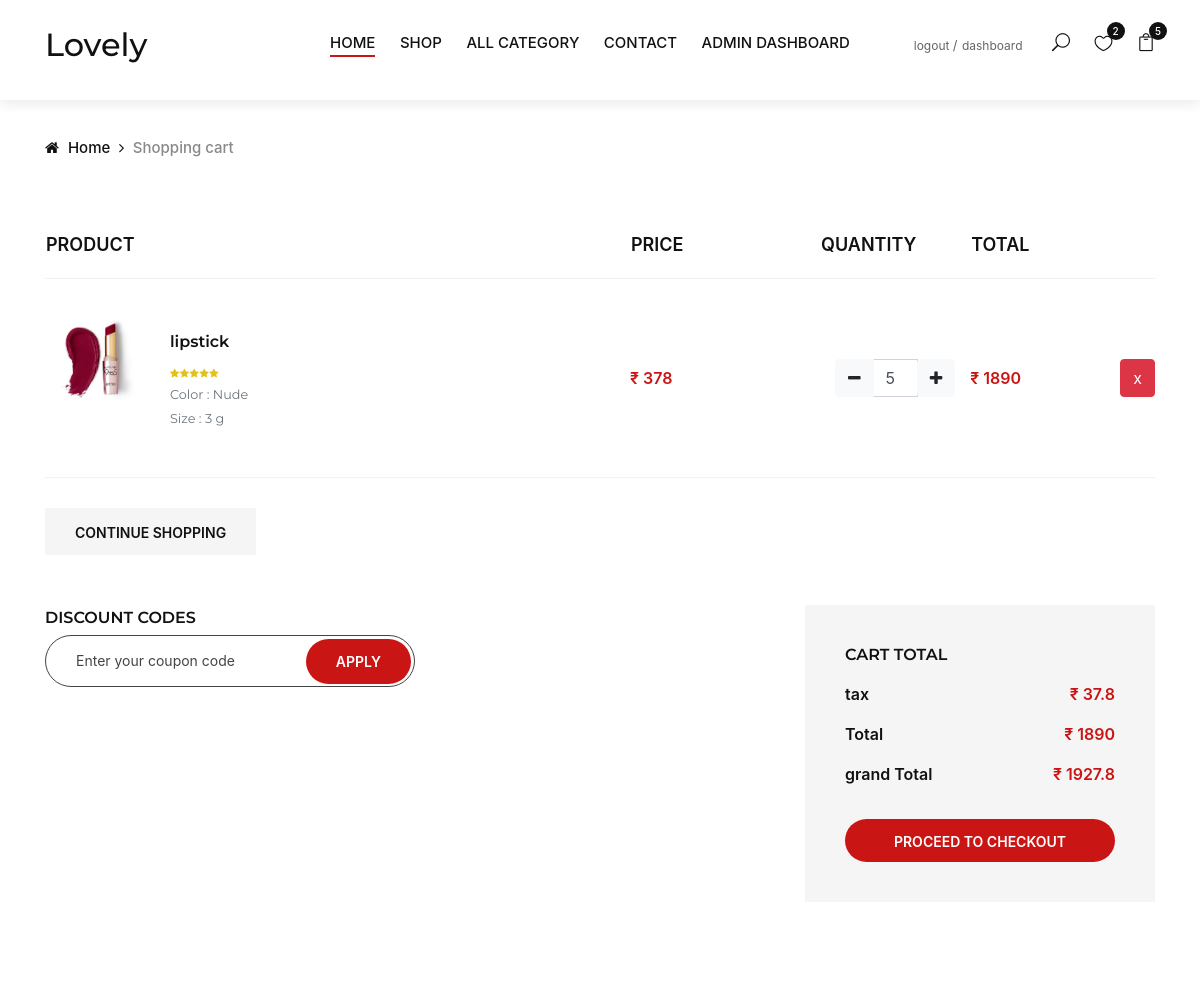
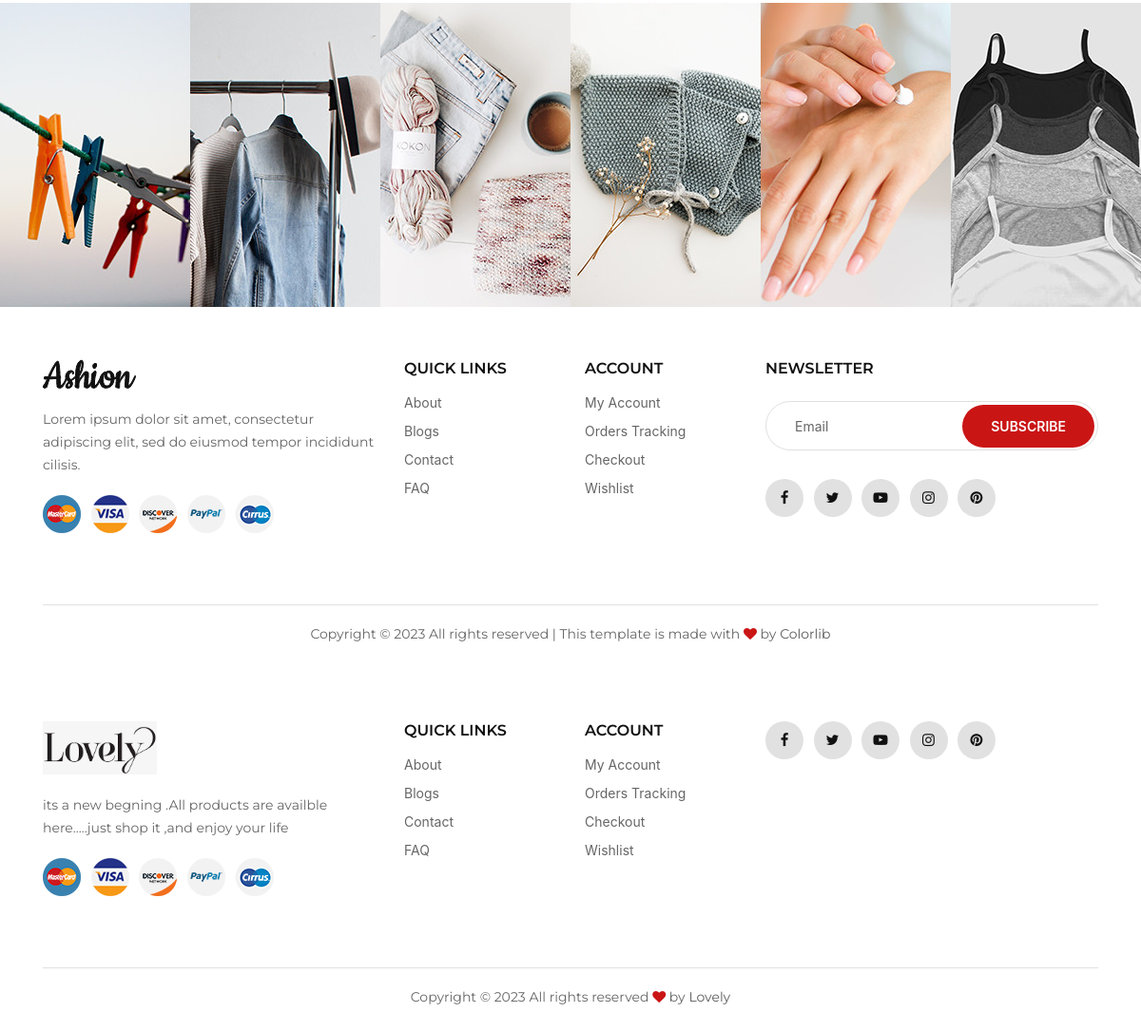
The app's page /carts/ (signed in) with its own data (2 pictures, top to bottom).
### carts/models.py (models this page shows, shortened)
class CartItem(models.Model):
    user = models.ForeignKey(User, on_delete=models.CASCADE,null=True)
    product = models.ForeignKey(Product, on_delete=models.CASCADE)
    variations = models.ManyToManyField(Variation, blank=True)
    cart    = models.ForeignKey(Cart, on_delete=models.CASCADE,null=True)
    quantity = models.IntegerField()
    is_active = models.BooleanField(default=True)
    def sub_total(self):
        return self.product.price * self.quantity

### store/models.py (models this page shows, shortened)
class Product(models.Model):
    product_name    = models.CharField(max_length=200, unique=True)
    slug            = models.SlugField(max_length=200, unique=True)
    description     = models.TextField(max_length=500, blank=True)
    price           = models.IntegerField()
    images          = models.ImageField(upload_to='photos/products')
    stock           = models.IntegerField()
    is_available    = models.BooleanField(default=True)
    category        = models.ForeignKey(Category, on_delete=models.CASCADE)
    created_date    = models.DateTimeField(auto_now_add=True)
    modified_date   = models.DateTimeField(auto_now=True)
    is_featured     = models.BooleanField(default=False)
    hot_trend       = models.BooleanField(default=False)
    def get_url(self):
          return reverse('product_detail', args=[self.category.slug, self.slug])

class Variation(models.Model):
    product = models.ForeignKey(Product, on_delete=models.CASCADE)
    variation_category = models.CharField(max_length=100, choices=variation_category_choice)
    variation_value     = models.CharField(max_length=100)
    is_active           = models.BooleanField(default=True)
    created_date        = models.DateTimeField(auto_now=True)
    objects = VariationManager()

### carts/views.py (the view)
# urls.py: path('',views.cart,name='cart'),
def cart(request,total=0, quantity=0, cart_items=None):
    try:
        tax=0
        grand_total=0
        if request.user.is_authenticated:
            cart_items = CartItem.objects.filter(user = request.user, is_active = True)
        else:
            cart = Cart.objects.get(cart_id=_cart_id(request))
            cart_items = CartItem.objects.filter(cart=cart, is_active=True)
        for cart_item in cart_items:
            total += (cart_item.product.price * cart_item.quantity)
            quantity += cart_item.quantity
        tax = (2 * total)/100
        grand_total = total + tax
    except ObjectDoesNotExist:
        pass #just ignore
    context = {
        'total': total,
        'quantity': quantity,
        'cart_items': cart_items,
        'tax'       : tax,
        'grand_total': grand_total,
    }
    return render(request,'store/cart.html',context)

### carts/context_processors.py (called while the page is built)
def counter(request):
    cart_count = 0
    if 'admin' in request.path:
        return {}
    else:
        try:
            cart = Cart.objects.filter(cart_id=_cart_id(request))
            if request.user.is_authenticated:
                    cart_items = CartItem.objects.all().filter(user=request.user)
            else:
              cart_items = CartItem.objects.all().filter(cart=cart[:1])
            for cart_item in cart_items:
                cart_count += cart_item.quantity
        except Cart.DoesNotExist:
            cart_count = 0
    return dict(cart_count=cart_count)

def wishlist_count(request):
    if request.user.is_authenticated:
        count = wishlist.objects.filter(user=request.user).count()
    else:
        count = 0
    return {'wishlist_count': count}

### carts/views.py (called while the page is built)
def _cart_id(request):
    cart = request.session.session_key
    if not cart:
        cart = request.session.create()
    return cart

### category/context_processors.py (called while the page is built)
def menu_links(request):
    links = Category.objects.all()
    foundation=Category.objects.filter(category_name='Foundation')
    lipstick=Category.objects.filter(category_name='Lipstick')
    facewash=Category.objects.filter(category_name='Facewash')
    return dict(links=links,foundation=foundation,lipstick=lipstick,facewash=facewash)

### category/models.py (called while the page is built)
    def get_url(self):
            return reverse('products_by_category', args=[self.slug])

### store/context_processors.py (called while the page is built)
def filter(request):
    maxx_price = Product.objects.aggregate(Max('price'))['price__max']
    minn_price = Product.objects.aggregate(Min('price'))['price__min']
    return{
        'MAX_price': maxx_price,
        'MIN_price': minn_price,
    }

### Templates/store/cart.html (shortened to what this page needs)
{% extends 'base.html' %}
{% load static %}
{% block content %}
 <div class="breadcrumb-option">
    <div class="container">
        <div class="row">
            <div class="col-lg-12">
                <div class="breadcrumb__links">
                    <a href="./index.html"><i class="fa fa-home"></i> Home</a>
                    <span>Shopping cart</span>
                </div>
            </div>
        </div>
    </div>
</div>
<section class="shop-cart spad">
    <div class="container">
        {% if not cart_items %}
        <h2 class="text-center"> Your cart is empty </h2>
        <br>
        <div class="text-center">
            <a href="{% url 'store' %}" class="btn btn-primary">Continue Shopping</a>
        </div>
        {% else %}
        <div class="row">
            <div class="col-lg-12">
                <div class="shop__cart__table">
                    <table>
                        <thead>
                            <tr>
                                <th>Product</th>
                                <th>Price</th>
                                <th>Quantity</th>
                                <th>Total</th>
                                <th></th>
                            </tr>
                        </thead>
                        <tbody>
                           {% for cart_item in cart_items %}
                            <tr>
                                <td class="cart__product__item">
                                    <img src="{{ cart_item.product.images.url }}" alt="" style="width:100px">
                                    <div class="cart__product__item__title"  onclick="location.href='{{cart_item.product.get_url}}';">
                                        <h6>{{ cart_item.product.product_name }}</h6>
                                        <div class="rating">
                                            <i class="fa fa-star"></i>
                                            <i class="fa fa-star"></i>
                                            <i class="fa fa-star"></i>
                                            <i class="fa fa-star"></i>
                                            <i class="fa fa-star"></i>
                                        </div>
                                        <p class="text-muted small">
                                            {% if cart_item.variations.all %}
                                            {% for item in cart_item.variations.all %}
                                                {{ item.variation_category | capfirst }} : {{ item.variation_value | capfirst }} <br>
                                            {% endfor %}
                                        {% endif %}
                                        </p>
                                    </div>
                                </td>
                                <td class="cart__price">₹ {{cart_item.product.price}}</td>
                                <td>
                                                <div class="col">
                                                    <div class="input-group input-spinner">
                                                        <div class="input-group-prepend">
                                                            <a href="{% url 'remove_cart' cart_item.product.id cart_item.id %}" class="btn btn-light" type="button" id="button-plus"> <i class="fa fa-minus"></i> </a>
                                                        </div>
                                                        <input type="text" class="form-control"  value="{{ cart_item.quantity }}">
                                                        <div class="input-group-append">
                                                       <form action="{% url 'add_cart' cart_item.product.id %}" method="POST">
                                                            <button  class="btn btn-light" type="submit" id="button-minus"> <i class="fa fa-plus"></i> </a>
                                                      </form>
                                                        </div>
                                                    </div>
                                                </div>
                                </td>
                                <td class="cart__total">₹ {{cart_item.sub_total}}</td>
                                <td class="text-right">
                                    <a href="{% url 'remove_cart_item' cart_item.product.id cart_item.id  %}" onclick="return confirm('Are you sure want to delete??')" class="btn btn-danger">x</a>
                                </td>
                            </tr>
                            {% endfor %}
                        </tbody>
                    </table>
                </div>
            </div>
        </div>
        <div class="row">
            <div class="col-lg-6 col-md-6 col-sm-6">
                <div class="cart__btn">
                    <a href="{% url 'store' %}">Continue Shopping</a>
                </div>
            </div>
        </div>
        <div class="row">
            <div class="col-lg-6">
                <div class="discount__content">
                    <h6>Discount codes</h6>
                    <form action="#">
                        <input type="text" placeholder="Enter your coupon code">
                        <button type="submit" class="site-btn">Apply</button>
                    </form>
                </div>
            </div>
            <div class="col-lg-4 offset-lg-2">
                <div class="cart__total__procced">
                    <h6>Cart total</h6>
                    <ul>
                        <li>tax <span>₹ {{tax}}</span></li>
                        <li>Total <span>₹ {{total}}</span></li>
                        <li>grand Total <span>₹ {{grand_total}}</span></li>
                    </ul>
                    <a href="{% url 'checkout' %}" class="primary-btn">Proceed to checkout</a>
                </div>
            </div>
        </div>
        {% endif %}
    </div>
</section>
<div class="instagram">
    <div class="container-fluid">
        <div class="row">
            <div class="col-lg-2 col-md-4 col-sm-4 p-0">
                <div class="instagram__item set-bg" data-setbg="img/instagram/insta-1.jpg">
                </div>
            </div>
            <div class="col-lg-2 col-md-4 col-sm-4 p-0">
                <div class="instagram__item set-bg" data-setbg="img/instagram/insta-2.jpg">
                </div>
            </div>
            <div class="col-lg-2 col-md-4 col-sm-4 p-0">
                <div class="instagram__item set-bg" data-setbg="img/instagram/insta-3.jpg">
                </div>
            </div>
            <div class="col-lg-2 col-md-4 col-sm-4 p-0">
                <div class="instagram__item set-bg" data-setbg="img/instagram/insta-4.jpg">
                </div>
            </div>
            <div class="col-lg-2 col-md-4 col-sm-4 p-0">
                <div class="instagram__item set-bg" data-setbg="img/instagram/insta-5.jpg">
                </div>
            </div>
            <div class="col-lg-2 col-md-4 col-sm-4 p-0">
                <div class="instagram__item set-bg" data-setbg="img/instagram/insta-6.jpg">
                </div>
            </div>
        </div>
    </div>
</div>
<footer class="footer">
    <div class="container">
        <div class="row">
            <div class="col-lg-4 col-md-6 col-sm-7">
                <div class="footer__about">
                    <div class="footer__logo">
                        <a href="./index.html"><img src="img/logo.png" alt=""></a>
                    </div>
                    <p>Lorem ipsum dolor sit amet, consectetur adipiscing elit, sed do eiusmod tempor incididunt
                    cilisis.</p>
                    <div class="footer__payment">
                        <a href="#"><img src="img/payment/payment-1.png" alt=""></a>
                        <a href="#"><img src="img/payment/payment-2.png" alt=""></a>
                        <a href="#"><img src="img/payment/payment-3.png" alt=""></a>
                        <a href="#"><img src="img/payment/payment-4.png" alt=""></a>
                        <a href="#"><img src="img/payment/payment-5.png" alt=""></a>
                    </div>
                </div>
            </div>
            <div class="col-lg-2 col-md-3 col-sm-5">
                <div class="footer__widget">
                    <h6>Quick links</h6>
                    <ul>
                        <li><a href="#">About</a></li>
                        <li><a href="#">Blogs</a></li>
                        <li><a href="#">Contact</a></li>
                        <li><a href="#">FAQ</a></li>
                    </ul>
                </div>
            </div>
            <div class="col-lg-2 col-md-3 col-sm-4">
                <div class="footer__widget">
                    <h6>Account</h6>
                    <ul>
                        <li><a href="#">My Account</a></li>
                        <li><a href="#">Orders Tracking</a></li>
                        <li><a href="#">Checkout</a></li>
                        <li><a href="#">Wishlist</a></li>
                    </ul>
                </div>
            </div>
            <div class="col-lg-4 col-md-8 col-sm-8">
                <div class="footer__newslatter">
                    <h6>NEWSLETTER</h6>
                    <form action="#">
                        <input type="text" placeholder="Email">
                        <button type="submit" class="site-btn">Subscribe</button>
                    </form>
                    <div class="footer__social">
                        <a href="#"><i class="fa fa-facebook"></i></a>
                        <a href="#"><i class="fa fa-twitter"></i></a>
                        <a href="#"><i class="fa fa-youtube-play"></i></a>
                        <a href="#"><i class="fa fa-instagram"></i></a>
                        <a href="#"><i class="fa fa-pinterest"></i></a>
                    </div>
                </div>
            </div>
        </div>
        <div class="row">
            <div class="col-lg-12">
                <div class="footer__copyright__text">
                    <p>Copyright &copy; <script>document.write(new Date().getFullYear());</script> All rights reserved | This template is made with <i class="fa fa-heart" aria-hidden="true"></i> by <a href="https://colorlib.com" target="_blank">Colorlib</a></p>
                </div>
            </div>
        </div>
    </div>
</footer>
{% endblock  %}

### records on screen
CartItem: product.images (picture), product.product_name "lipstick", product.price "378", quantity "5", sub_total "1890"
Variation: variation_category "Color", variation_value "Nude"
Variation: variation_category "Size", variation_value "3 g"

### other values on screen
{{ wishlist_count }} "2"
{{ cart_count }} "5"
{{ tax }} "37.8"
{{ total }} "1890"
{{ grand_total }} "1927.8"
